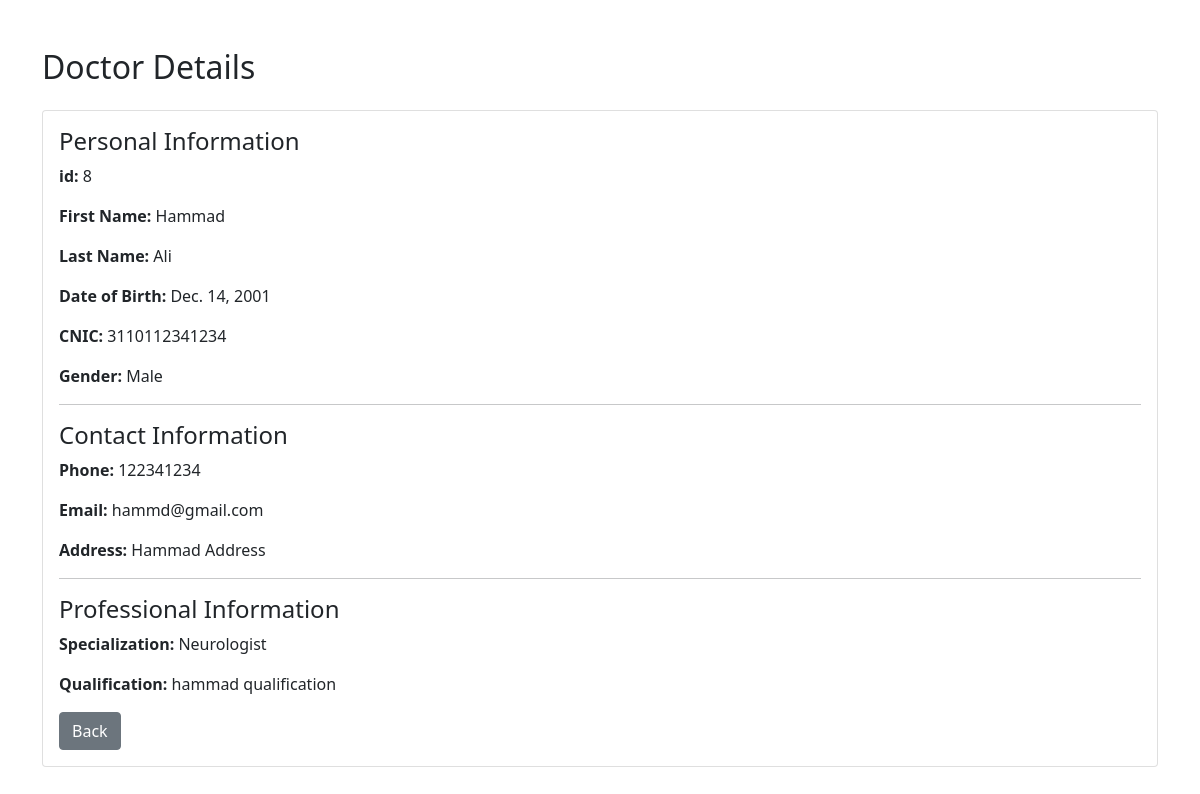
The page /view_doctor/8/ on the database its author committed.
### hospital/models.py (models this page shows, shortened)
class Doctor(models.Model):
    user = models.OneToOneField(
        User,
        on_delete=models.CASCADE,
        null=True,
        blank=True
    )
    GENDER_CHOICES = [
        ("Male", "Male"),
        ("Female", "Female"),
        ("Other", "Other"),
        ("Prefer not to say", "Prefer not to say"),
    ]
    first_name = models.CharField(max_length=100)
    last_name = models.CharField(max_length=100)
    date_of_birth = models.DateField()
    cnic = models.CharField(max_length=15)
    gender = models.CharField(max_length=20, choices=GENDER_CHOICES)
    phone_number = models.CharField(max_length=20)
    email = models.CharField(max_length=100)
    address = models.CharField(max_length=200)
    specialization = models.CharField(max_length=50)
    qualification = models.CharField(max_length=50)

### hospital/views.py (the view)
# urls.py: path("view_doctor/<int:id>/", views.view_doctor, name="view_doctor"),
def view_doctor(request, id):
    doctor = get_object_or_404(Doctor, id=id)
    return render(request, "viewdoctor.html", {
        "doctor": doctor
    })

### hospital/templates/viewdoctor.html (shortened to what this page needs)
<!DOCTYPE html>
<html>
<head>
    <link href="https://cdn.jsdelivr.net/npm/bootstrap@5.0.2/dist/css/bootstrap.min.css"
          rel="stylesheet">
</head>
<body>
<div class="container mt-5">
    <h2>Doctor Details</h2>
    <div class="card mt-4">
        <div class="card-body">
            <h4>Personal Information</h4>
            <p><strong>id:</strong> {{ doctor.id }}</p>
            <p><strong>First Name:</strong> {{ doctor.first_name }}</p>
            <p><strong>Last Name:</strong> {{ doctor.last_name }}</p>
            <p><strong>Date of Birth:</strong> {{ doctor.date_of_birth }}</p>
            <p><strong>CNIC:</strong> {{ doctor.cnic }}</p>
            <p><strong>Gender:</strong> {{ doctor.gender }}</p>
            <hr>
            <h4>Contact Information</h4>
            <p><strong>Phone:</strong> {{ doctor.phone_number }}</p>
            <p><strong>Email:</strong> {{ doctor.email }}</p>
            <p><strong>Address:</strong> {{ doctor.address }}</p>
            <hr>
            <h4>Professional Information</h4>
            <p><strong>Specialization:</strong> {{ doctor.specialization }}</p>
            <p><strong>Qualification:</strong> {{ doctor.qualification }}</p>
            <a href="{% url 'doctor' %}"
               class="btn btn-secondary">
                Back
            </a>
        </div>
    </div>
</div>
</body>
</html>

### rows shown on the page
Doctor: id "8", first_name "Hammad", last_name "Ali", date_of_birth "Dec. 14, 2001", cnic "3110112341234", gender "Male", phone_number "122341234", email "hammd@gmail.com", address "Hammad Address", specialization "Neurologist", qualification "hammad qualification"
